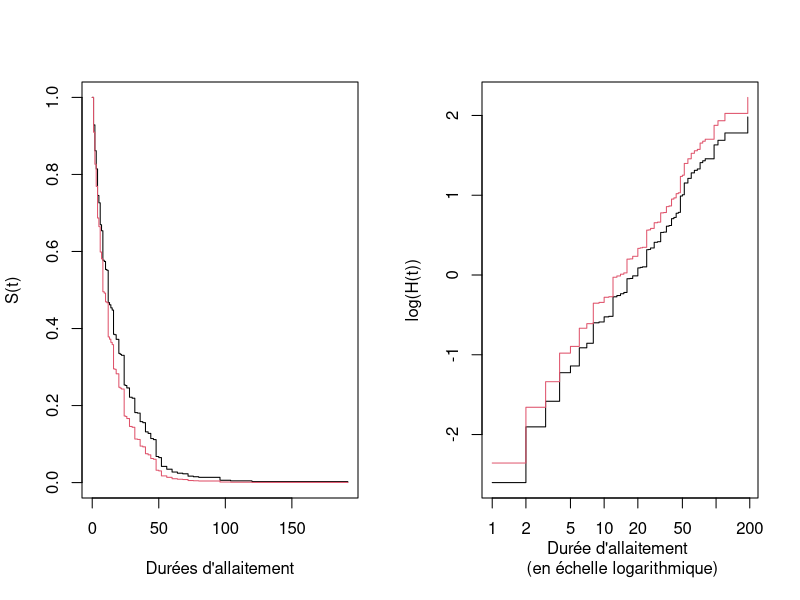
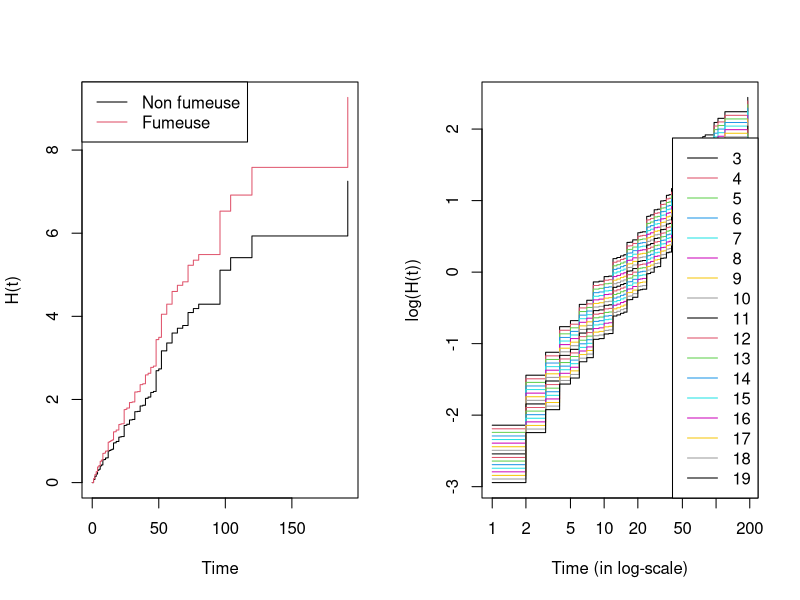
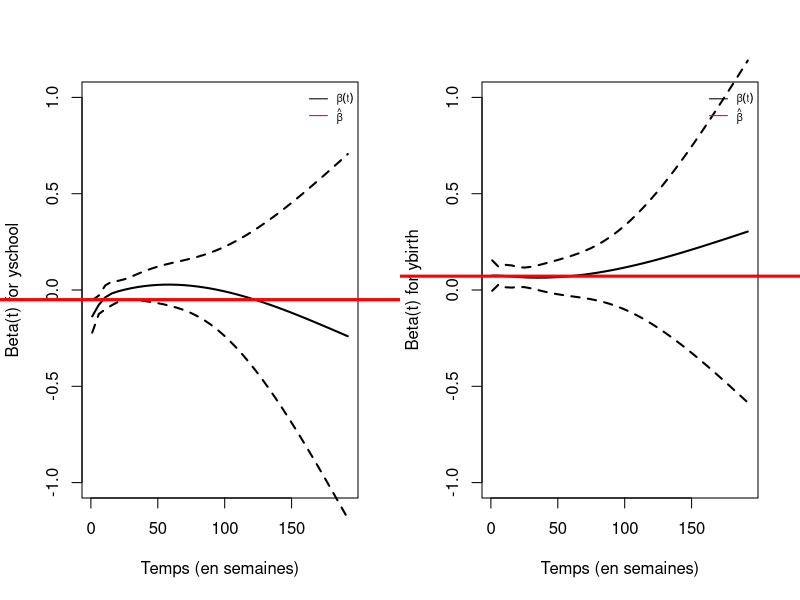
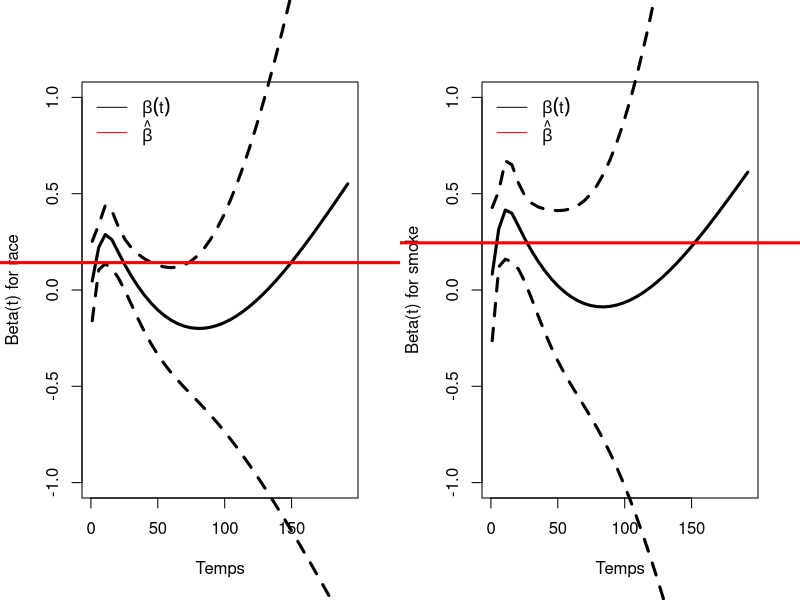
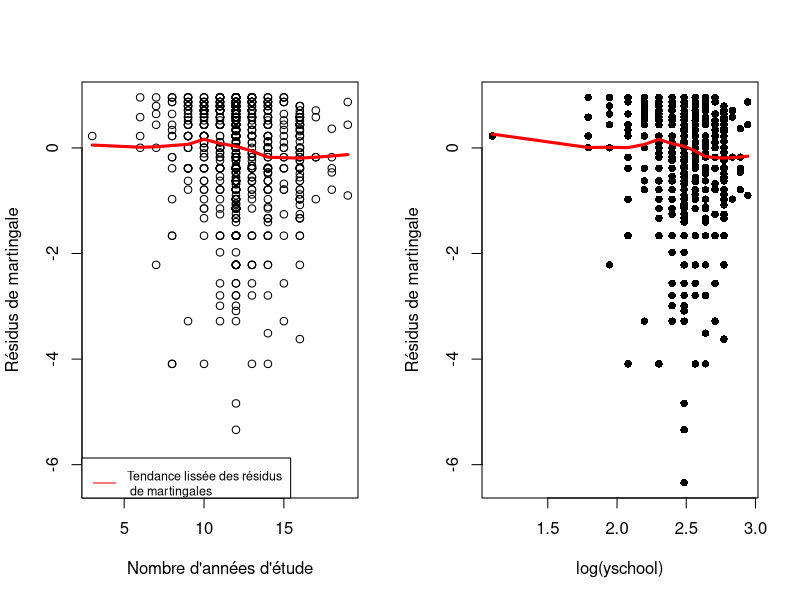
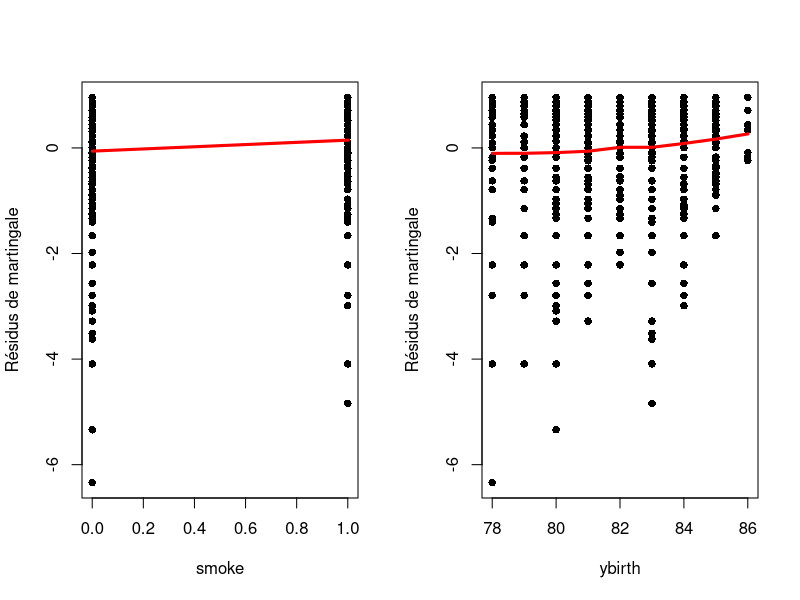
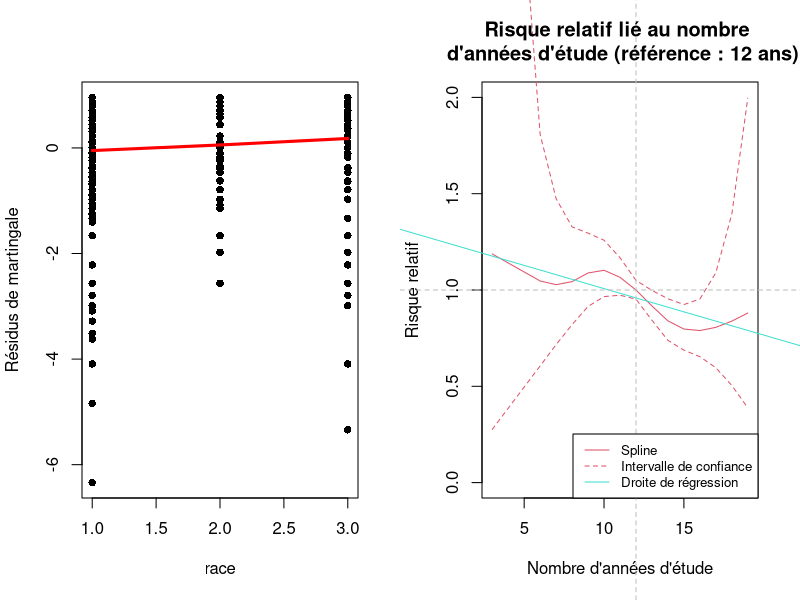
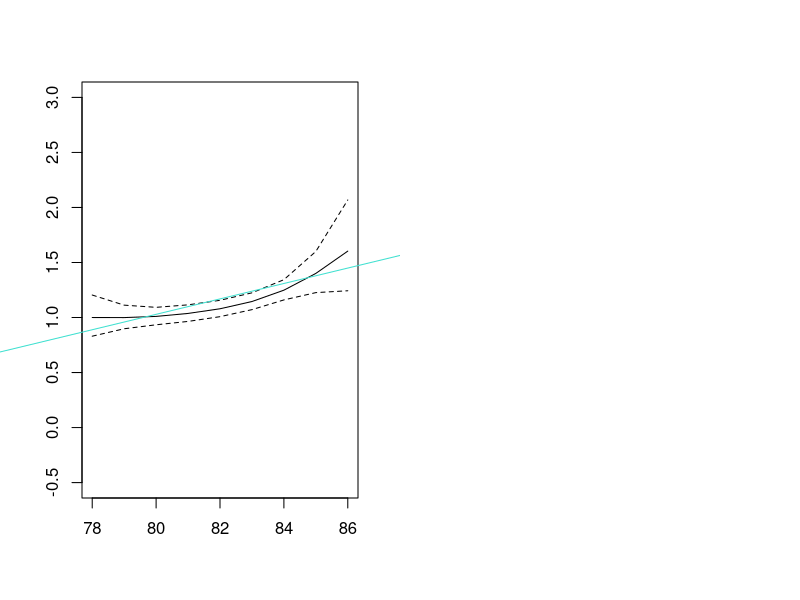

The R source for these figures, in order:
library(survival)
library(survminer)
library(KMsurv)
data(bfeed)


### Modèles retenus (cf selection_variables.R)

cox_fit=coxph(Surv(duration, delta)~race+smoke+ybirth+yschool, data=bfeed, method="efron")
cox_fit2=coxph(Surv(duration, delta)~factor(race)+factor(smoke)+ybirth+yschool, data=bfeed, method="efron")



############################## Verification des hypotheses ##############################

##### Validation de l'hypothese des hasards proportionnels

### Validation graphique. (fonctions de survie)

mean.bfeed = data.frame(ybirth=rep(mean(bfeed$ybirth),times=2),
                        yschool=rep(mean(bfeed$yschool),times=2),
                        race=rep(1,2),
                        smoke=c(0,1))
surv.bfeed=survfit(cox_fit2,newdata=mean.bfeed)

# Representation des durees d'allaitement des femmes en fonction de 
# leur consommation de tabac (+yschool +ybirth)
par(mfrow=c(1,2), xpd=TRUE)
plot(surv.bfeed, 
     col = c(1:2), 
     xlab = "Durées d'allaitement", 
     ylab = "S(t)")
# en echelle logarithmique
plot(surv.bfeed, 
     fun="cloglog", 
     col = c(1:2), 
     xlab = "Durée d'allaitement \n (en échelle logarithmique)", 
     ylab = "log(H(t))")


# Fonction de risque cumulee
plot(surv.bfeed, 
     fun="cumhaz", 
     col = c(1:2), 
     xlab = "Time", 
     ylab = "H(t)")
legend("topleft",legend=c("Non fumeuse","Fumeuse"), col=c(1:2), lty=c(1,1))


# Durees en fonction des annees d'etudes 
mean.bfeed2 = data.frame(ybirth=rep(mean(bfeed$ybirth),times=17),
                         race=rep(1,17),
                         smoke=rep(0,17),
                         yschool=c(3:19))
surv.bfeed2=survfit(cox_fit2, newdata=mean.bfeed2)
plot(surv.bfeed2, 
     fun="cloglog", 
     xlab = "Time (in log-scale)", 
     ylab = "log(H(t))", 
     col=c(1:17))
legend("bottomright",legend=c(3:19), col=c(1:17), lty=1)



### Test correlation des residus de Schoenfeld
# H0 : beta_j(t)=beta_j  contre  H1 : beta_j(t)=/=beta_j 
# en testant la nullite de a dans s* =at+ε ,i=1...n
r = cox.zph(cox_fit2, transform="identity")
r


### Representation des residus de Schoenfeld 

## Pour "yschool"
plot(cox.zph(cox_fit2, transform="identity"), 
     var="yschool", 
     xlab="Temps (en semaines)", 
     lwd=2, 
     resid=F, 
     ylim=c(-1,1))
abline(h=cox_fit2$coefficients["yschool"], lwd=3, col="red")
legend("topright", legend=c(expression(beta(t)), expression(hat(beta))), 
       lty=c(1,1), col=c("black", "red"), bty="n", cex=0.6)

# courbe noire : courbe de tendance lissee 
# courbe pointille : intervalle de confiance à 95% de la courbe lissee
# courbe rouge : effet estime du modele de cox
# si courbe noire est approx courbe rouge (courbe rouge dans l'intervalle de confiance) 
# alors on peut penser que le risque est constant et l'hyp est validee.

## Pour "ybirth"
plot(cox.zph(cox_fit2, transform="identity"), 
     var="ybirth", 
     xlab="Temps (en semaines)", 
     lwd=2, 
     resid=F, 
     ylim=c(-1,1))
abline(h=cox_fit2$coefficients["ybirth"], lwd=3, col="red")
legend("topright", legend=c(expression(beta(t)), expression(hat(beta))), 
       lty=c(1,1), col=c("black", "red"), bty="n", cex=0.6)

## Pour "race"
plot(cox.zph(cox_fit, transform="identity"), 
     var="race", 
     xlab="Temps", 
     lwd=3, 
     resid=F, 
     ylim=c(-1,1))
abline(h=cox_fit$coefficients["race"], lwd=3, col="red")
legend("topleft", legend=c(expression(beta(t)), expression(hat(beta))), 
       lty=c(1, 1), col=c("black", "red"), bty="n")


## Pour "smoke"
plot(cox.zph(cox_fit, transform="identity"), 
     var="smoke", 
     xlab="Temps", 
     lwd=3, 
     resid=F, 
     ylim=c(-1,1))
abline(h=cox_fit$coefficients["smoke"], lwd=3, col="red")
legend("topleft", legend=c(expression(beta(t)), expression(hat(beta))), 
       lty=c(1, 1), col=c("black", "red"), bty="n")




##### Valisation de l'hypothese de log-linearite 

### Residus de martingales 
# Modele nul
fit.bfeed0 <- coxph(Surv(duration, delta) ~ 1, data=bfeed) # method='efron' par defaut
resm <- residuals(fit.bfeed0, type="martingale") # Residus de martingale par defaut : type=c("martingale")

# Forme fonctionnelle de "yschool"
plot(bfeed$yschool, 
     resm, 
     xlab="Nombre d'années d'étude", 
     ylab="Résidus de martingale", 
     pch=1)
lines(lowess(bfeed$yschool, resm, iter=0), lwd=3, col="red")
legend("bottomleft", c("Tendance lissée des résidus \n de martingales"), col=c('red'), lty=1, cex=0.75)

# Forme fonctionnelle de "log(yschool)"
plot(log(bfeed$yschool), 
     resm, 
     xlab="log(yschool)", 
     ylab="Résidus de martingale", 
     pch=16)
lines(lowess(log(bfeed$yschool), resm, iter=0), lwd=3, col="red")


# Forme fonctionnelle de "smoke"
plot(bfeed$smoke, 
     resm,
     xlab="smoke", 
     ylab="Résidus de martingale", 
     pch=16)
lines(lowess(bfeed$smoke, resm, iter=0), lwd=3, col="red")
# INUTILE CAR SEULEMENT 2 CATEGORIES


# Forme fonctionnelle de "ybirth"
plot(bfeed$ybirth, 
     resm, 
     xlab="ybirth", 
     ylab="Résidus de martingale", 
     pch=16)
lines(lowess(bfeed$ybirth, resm, iter=0), lwd=3, col="red")


# Forme fonctionnelle de "race"
plot(bfeed$race, 
     resm, 
     xlab="race", 
     ylab="Résidus de martingale", 
     pch=16)
lines(lowess(bfeed$race, resm, iter=0), lwd=3, col="red")
# INUTILE CAR UNIQUEMENT 3 CATEGORIES

# Pour toutes les covariables le "smooth" des residus de martingales (par lowess) est une droite
# on peut alors conserver la variable sous forme continue



##### Smoothing splines

### La regression spline pour la covariable "yschool"

fit.splines_ysc = coxph(Surv(duration, delta)~pspline(yschool, df=4), data = bfeed)
summary(fit.splines_ysc)

temp_ysc = termplot(fit.splines_ysc, se = T, plot = F)
ysc = temp_ysc$yschool
centre_ysc = with(ysc, y[round(x, digits=1)==12])
ytemp_ysc = ysc$y + outer(ysc$se, c(0, -1.96, 1.96), '*')
matplot(ysc$x, 
        exp(ytemp_ysc - centre_ysc), 
        type='l', 
        lty=c(1,2,2), 
        col=2, 
        ylim=c(0,2), 
        xlab="Nombre d'années d'étude", 
        ylab="Risque relatif")
# regression lineaire
abline(lm(exp(ytemp_ysc - centre_ysc)[,1]~ysc$x), col='turquoise')
# droites pointillees pour le point (10,1)
abline(h=1, col='grey', lty=2)
abline(v=12, col='grey', lty=2)
legend('bottomright', legend=c("Spline", "Intervalle de confiance", "Droite de régression"), 
       col=c(2, 2, 'turquoise'), lty=c(1,2,1), cex=0.8)
title("Risque relatif lié au nombre \n d'années d'étude (référence : 12 ans)")


## Pour "ybirth"
fit.splines_yb = coxph(Surv(duration, delta)~pspline(ybirth, df=2), data = bfeed)
summary(fit.splines_yb)

temp_yb = termplot(fit.splines_yb, se = T, plot = F)
yb = temp_yb$ybirth
centre_yb = with(yb, y[round(x, digits=1)==78])
ytemp_yb = yb$y + outer(yb$se, c(0, -1.96, 1.96), '*')
matplot(yb$x, 
        exp(ytemp_yb - centre_yb), 
        type='l', 
        lty=c(1,2,2), 
        col=1, 
        ann=F, 
        ylim=c(-0.5,3))
abline(lm(exp(ytemp_yb - centre_yb)[,1]~yb$x), col='turquoise')





